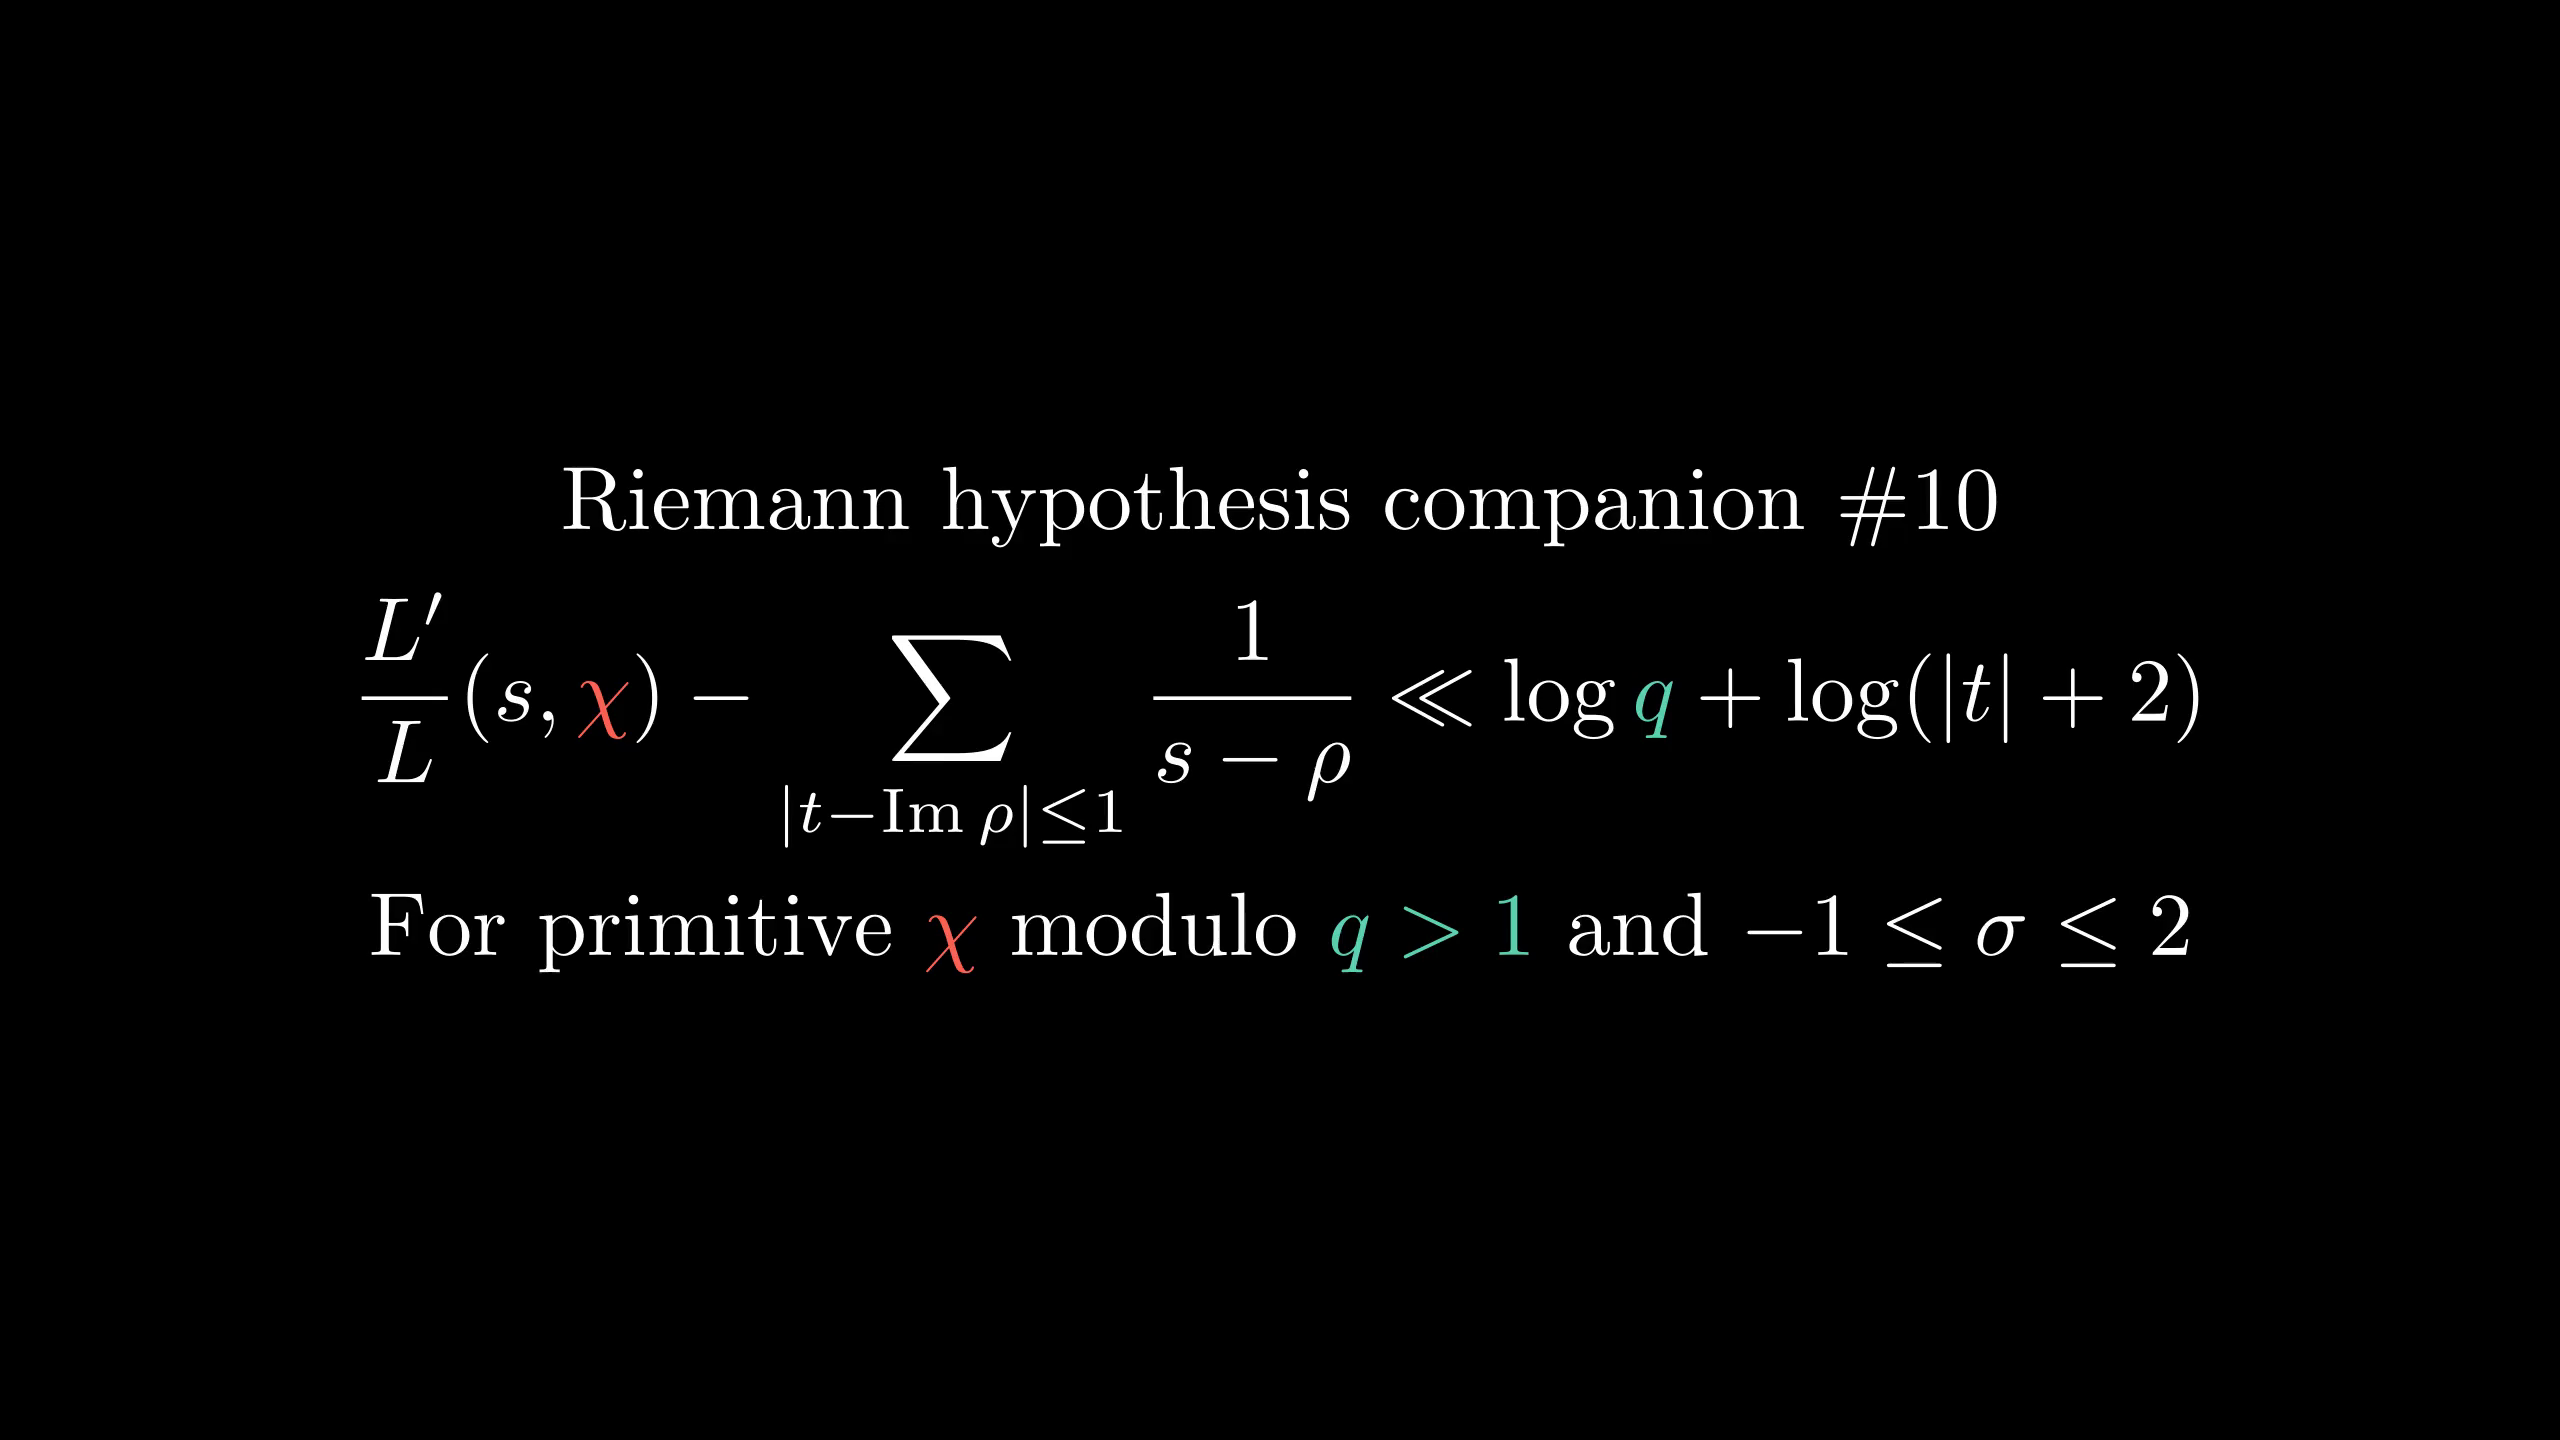

This figure's Python source:
from manimlib.imports import *

class FooScene(Scene):
    def construct(self):
        tit=TextMobject(r"Riemann hypothesis companion \#10")
        eqn=TexMobject(r"{L'\over L}(s,\chi)-\sum_{|t-\Im\rho|\le1}{1\over s-\rho}\ll\log q+\log(|t|+2)",
                tex_to_color_map={
                    r"\chi":RED,
                    "q":TEAL
                })
        lb=TextMobject(r"For primitive $\chi$ modulo $q>1$ and $-1\le\sigma\le2$",
                tex_to_color_map={
                    r"$\chi$":RED,
                    "$q>1$":TEAL
                })
        self.add(VGroup(tit,eqn,lb).arrange(DOWN))
        self.wait()
